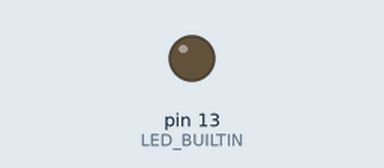
This sketch was run on a simulated Arduino Uno, built with avr-gcc and run on an emulated ATmega328P. On the bench: output pins drawn as LEDs (lit = HIGH). Dashed ring = blinking. What the sketch prints to the serial monitor is not drawn.

Above: at 1.0 s.
At 2.5 s:
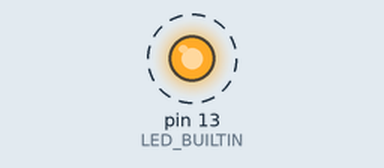
Timing chart, 0 to 4.6 s (numbered marks = the images above):
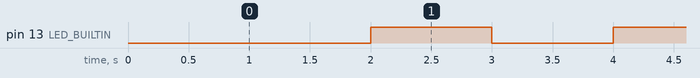

The sketch:

timestamp_v2.ino
```cpp
/*   Timestamp mediante millis() v2 -- 21/06/2022
     Creación de una estampa de tiempo (timestamp) mediante el
     uso de la función millis() y funciones de usuarios.
*/

//constantes (segundos)
const int PERIODO = 1000;
const int EVENTO = 7;

//variables
unsigned long tiempoActual = 0;
boolean estado = true;
int t_year = 2022;
int t_month = 6;
int t_day = 18;
int t_hour = 18;
int t_minute = 3;
int t_second = 0;

void setup() {
  pinMode(LED_BUILTIN, OUTPUT);
  Serial.begin(9600);
}

void loop() {

  //rutina que se ejecuta cada cierto PERIODO de tiempo
  if (millis() >= (tiempoActual + PERIODO)) {

    toogle(); //cambia el estado del LED 13
    tiempoActual = millis(); //actualiza el tiempo actual
    t_second++;

    if (t_second > 59) {
      t_second = 0; //reinicia el segundero
      t_minute++; //incrementa minutero
    }

    if (t_minute > 59) {
      t_minute = 0; //reinicia el minutero
      t_hour++; //incrementa horas
    }

    //despues de transcurrido el tiempo, se origina un EVENTO
    if (t_second == EVENTO) {
      Serial.print(stampFecha());
      Serial.print(" - ");
      Serial.println(stampHora());
    }
  }
}

//funcion que genera un timestamp para la fecha
unsigned long stampFecha() {
  unsigned long fecha = t_day * 1000000UL + t_month * 10000UL + t_year;
  return fecha;
}

//funcion que genera un timestamp para la hora
unsigned long stampHora() {
  unsigned long hora = t_hour * 10000UL+ t_minute * 100 + t_second;
  return hora;
}

//funcion que genera un toogle en un LED
void toogle() {
  estado = !estado;
  digitalWrite(LED_BUILTIN, estado);
}
```

Measured:
- by itself, pin 13 (LED_BUILTIN): alternates HIGH for 1.0 s and LOW for 1.0 s
